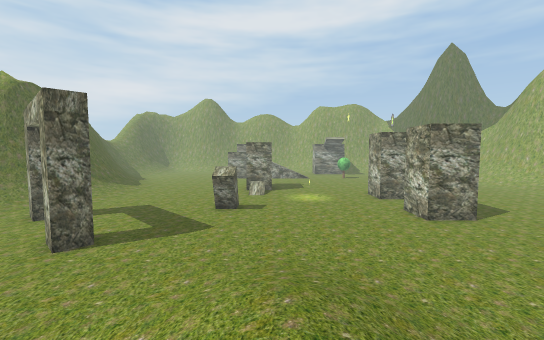
[1] (above)

20 first-person views from a walk through a scene from a Unity 3-D project. The camera is 1.4 m above the floor, tilts 4° down and sees 90° across. The floor is counted in squares, 1 m on a side. Each view is taken from the middle of a square. On the plan, view 1 faces up. The plan holds only what a view shows up to about 13 squares ahead; the rest is blank. The place goes on beyond the plan. Some trees and plants on the terrain are drawn as simple stand-ins. The player character is not drawn.

[2]
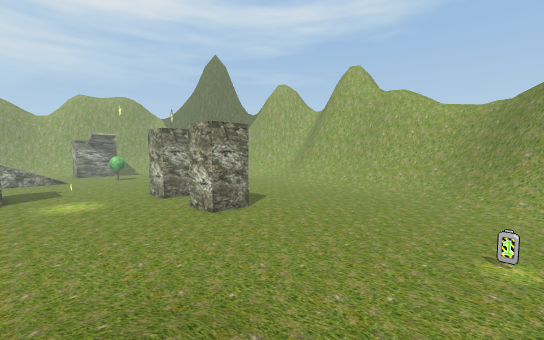

[3]
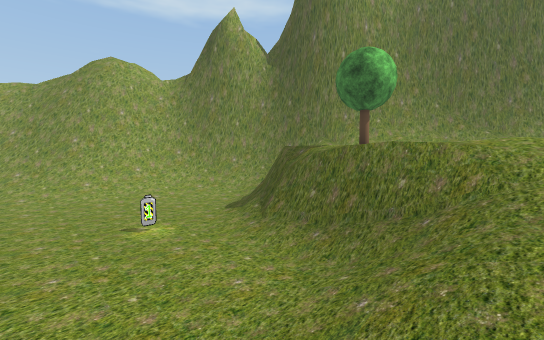

[4]
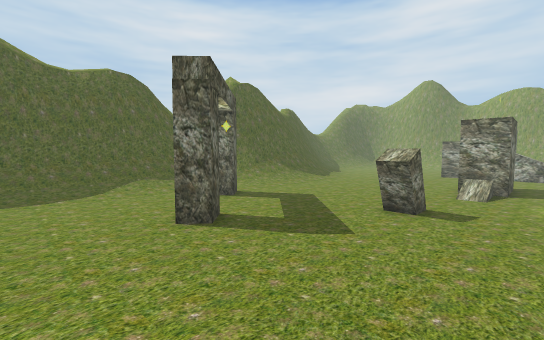

[5]
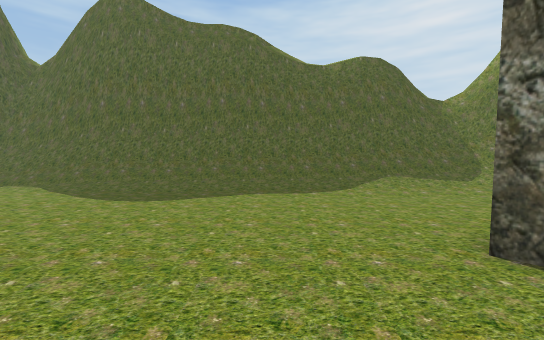

[6]
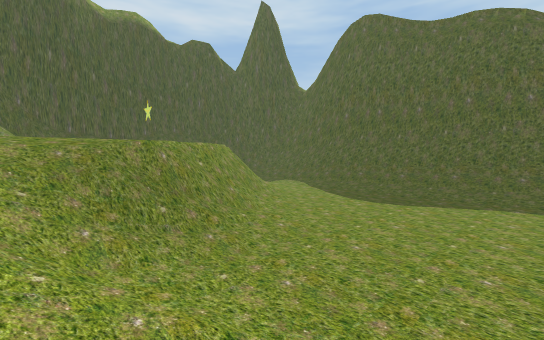

[7]
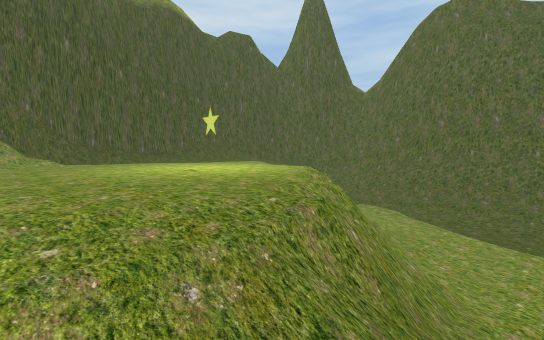

[8]
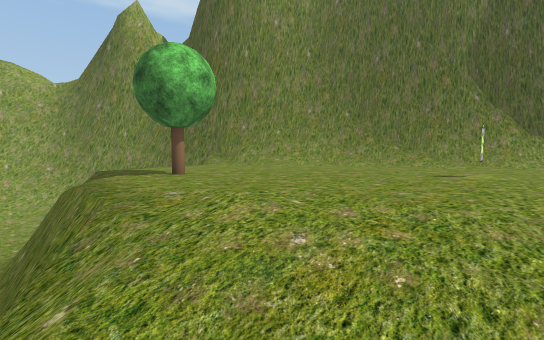

[9]
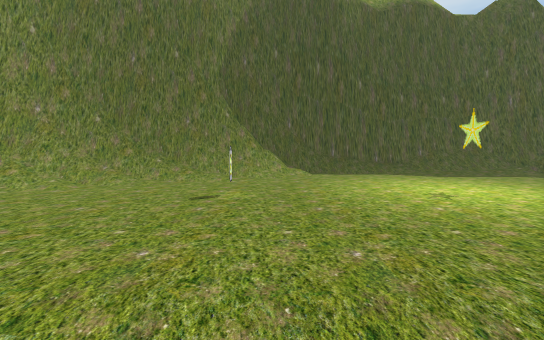

[10]
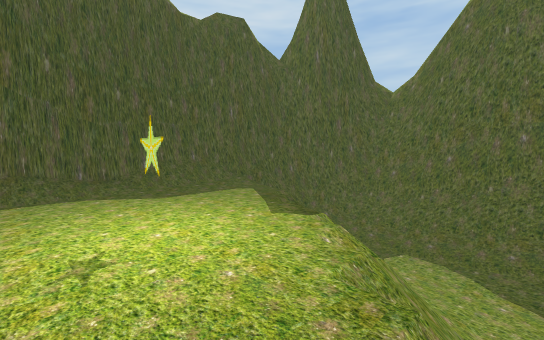

[11]
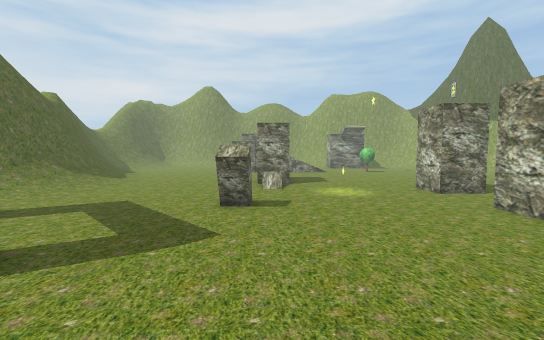

[12]
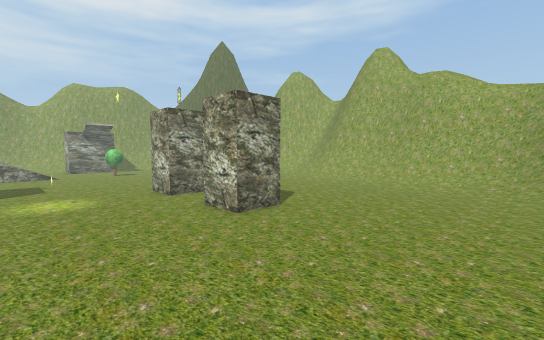

[13]
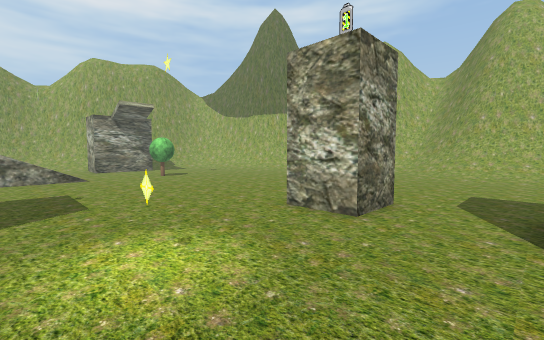

[14]
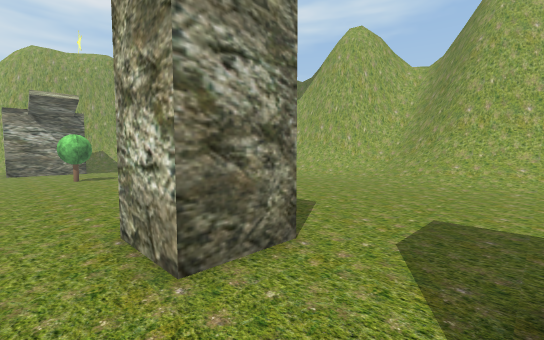

[15]
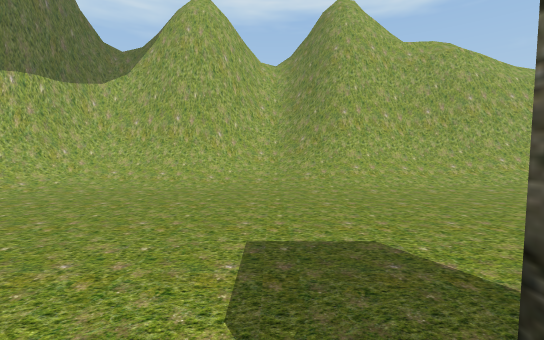

[16]
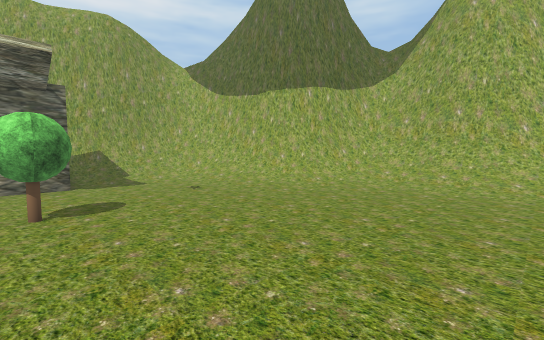

[17]
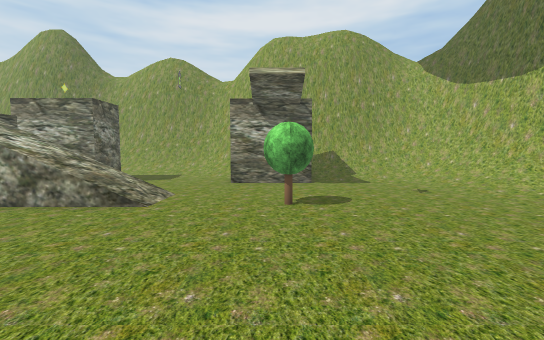

[18]
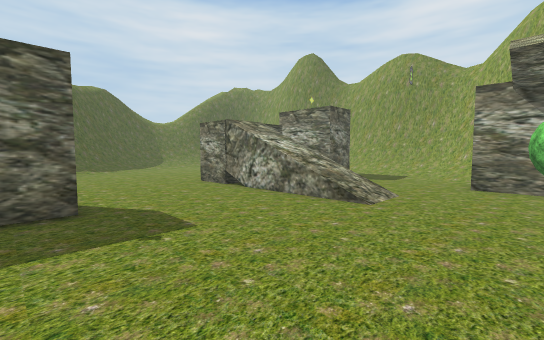

[19]
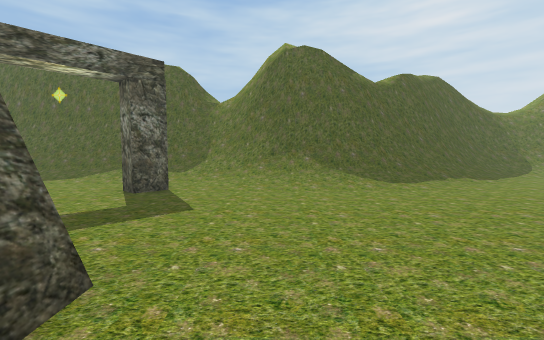

[20]
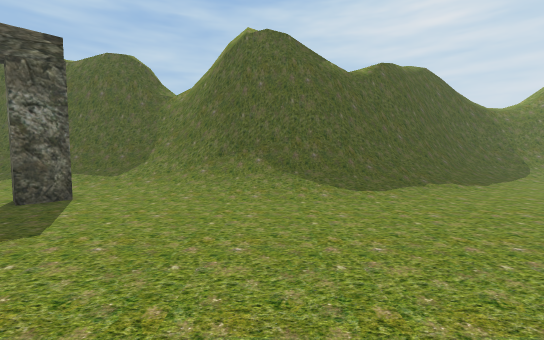

### Floor plan
Key: @ floor where view 1 was taken; # wall or solid block; . main floor; : floor 0.25 m higher than the main floor; + floor 2.25 m higher than the main floor; / step, stairs or slope; = window, fence, low wall or low ledge; v drop or lower ground; T tree; O other object.
Columns run from 15 left of view 1 to 21 right of it. Each row starts with its distance up from view 1.
 37                    //   ##
 36                    //   ###
 35                   ...   ////
 34               #  ...     /////##
 33              ##  ...#####...//=#
 32                  ............/=#
 31                   ...........//##
 30 /:           /vv==...........:/=#
 29 //.          //////...........//##
 28 //..         //////...T.......://###
 27 =//..     .....................///##
 26 #=/...   .......................//=#
 25 #=//... ........................./=#
 24 ##//............................./=#
 23  ##//............................/=#
 22  ##//.....     #.................//##
 21   ##/:......   #.................//##
 20   ##//...... ###.................///
 19   ##//........O#.................///
 18   #=//........ .......OO.........//=
 17   #///...........O...O  ........//=#
 16  ##//:...........O...OOO........//=#
 15  ##//...........................//=#
 14 ##=//.......OO..................//=#
 13 #=//........OO.......O  ........//=#
 12 #=//.##......O.......O  .... ...//=#
 11 ##//.##..............OOO....  ..//=#
 10 ##//.........................  ./=##
  9 #=//..........................  /=##
  8 #//:.....#.....................  =#
  7 #//............................/  #
  6 #//...........:/:..............// #
  5 #//...........////............///=#
  4 #//........../////...........///=##
  3 #//........../////:..........//=###
  2 #//..........// ///.........//=###
  1 #//..........//////....O....//=##
  0 #//........////@/////......./=##
 -1 #//......////////=====//...//=#
 -2 #//.....//==/////+  #===/..//=#
 -3 #//....//=/////++++++++=////=##
 -4 #//..///=/++++++++++T++==// ##
 -5 #//../==/++++++++++++++/   ##
 -6 #/:./ =/++++++++++++++++  ##
 -7 #/..  /+++++++++++++++++####
 -8 #/:  =+++O+++++O+++++//###
 -9 #//  /+++O++++++++++//##
-10 #/ =/++++++++++++++//##
-11 #= =++++++++++++//=###
-12 ### ++++++++++//=####
-13  ###//+++++++//####
-14   ###///////=####
-15     ##########

Positions as (right, up) in squares from view 1, and headings:
1: (0, 0), facing up
2: (0, 1), facing up-right
3: (1, 4), facing down-right
4: (1, 4), facing up-left
5: (-2, 4), facing left
6: (-1, 4), facing down-left
7: (-1, -1), facing down-left
8: (-1, -1), facing down-right
9: (-1, -2), facing down
10: (-4, -4), facing down-left
11: (-1, 4), facing up
12: (1, 4), facing up-right
13: (1, 13), facing up-right
14: (5, 13), facing up-right
15: (7, 19), facing right
16: (7, 21), facing up-right
17: (7, 21), facing up
18: (7, 21), facing up-left
19: (0, 16), facing left
20: (-2, 18), facing left
